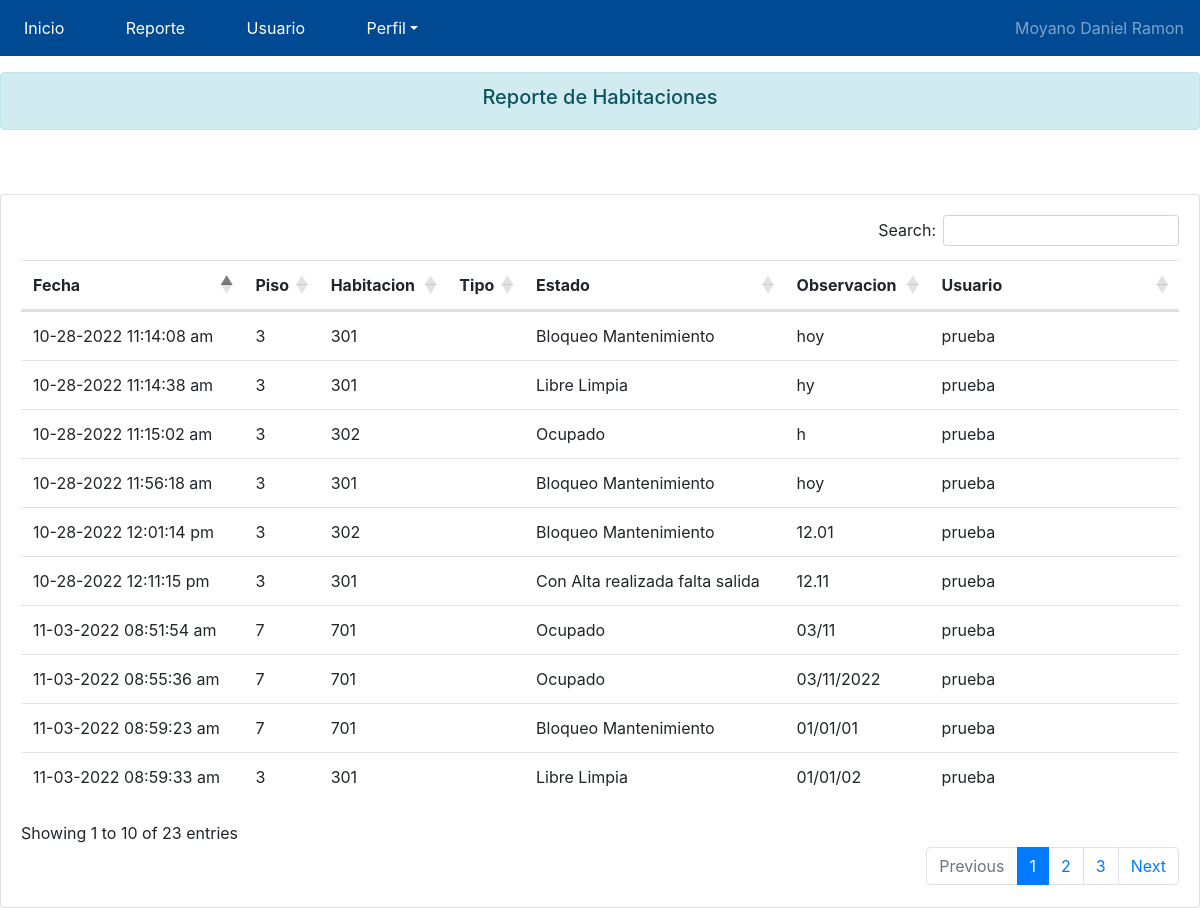
Screenshot of /sistema/AdmHotel/reporte.php (signed in) with the database file from the repository.
### tables this page shows
CREATE TABLE `historialestado` (
  `Id` int(2) NOT NULL AUTO_INCREMENT,
  `Hab` int(3) NOT NULL,
  `Estado` int(3) NOT NULL,
  `Fecha` varchar(55) DEFAULT NULL,
  `Obs` varchar(150) DEFAULT NULL,
  `Usuario` varchar(55) DEFAULT NULL,
  UNIQUE KEY `Id` (`Id`)
);

CREATE TABLE `habitacion` (
  `Id` int(2) NOT NULL AUTO_INCREMENT,
  `Piso` int(2) DEFAULT NULL,
  `Habitaciones` int(3) DEFAULT NULL,
  UNIQUE KEY `Id` (`Id`)
);

CREATE TABLE `estados` (
  `Id` int(4) NOT NULL AUTO_INCREMENT,
  `Estado` varchar(55) DEFAULT NULL,
  `Clase` varchar(55) DEFAULT NULL,
  UNIQUE KEY `Id` (`Id`)
);

### sistema/AdmHotel/reporte.php (the view, shortened to what this page needs)
<?php
  require_once "../../conServicios.php";
 $cargaEstadosHab = mysqli_query($conServicios, "SELECT HE.Id,
                                                    HE.Fecha,
                                                    H.Habitaciones,
                                                    H.Piso,
                                                    E.Estado,
                                                    HE.Obs,
                                                    HE.Usuario
                                                    FROM historialEstado AS HE
                                                    INNER JOIN habitacion AS H
                                                    ON HE.Hab = H.Id
                                                    INNER JOIN estados AS E
                                                    ON HE.Estado = E.Id
                                                    ORDER BY HE.Id DESC ")
?>
<!doctype html>
<html lang="en">
<head>
    <?php  include_once "dependencias.php" ?>
</head>
<body>
    <?php  include_once "menuHoteleria.php" ?>
    <br><br><br>
    <div class="alert alert-info text-center" role="alert">
        <h5>Reporte de Habitaciones</h5>
    </div>
    <br>
    <br>
    <div class="card">
        <div class="card-body">
            <div class="table-responsive">
                <table class="table" id="reporteHab">
                    <thead>
                        <tr>
                        <th scope="col"> Fecha </th>
                        <th scope="col"> Piso </th>
                        <th scope="col"> Habitacion </th>
                        <th scope="col"> Tipo </th>
                        <th scope="col"> Estado </th>
                        <th scope="col"> Observacion </th>
                        <th scope="col"> Usuario </th>
                        </tr>
                    </thead>
                    <tbody>
                        <?php while($row=mysqli_fetch_array($cargaEstadosHab)) {?>
                            <tr>
                                <td> <?php echo utf8_encode($row['Fecha']); ?> </td>
                                <td> <?php echo utf8_encode($row['Piso']);?> </td>
                                <td> <?php echo utf8_encode($row['Habitaciones']);?> </td>
                                <td>  </td>
                                <td> <?php echo utf8_encode($row['Estado']);?> </td>
                                <td> <?php echo utf8_encode($row['Obs']);?> </td>
                                <td> <?php echo utf8_encode($row['Usuario']);?> </td>
                            </tr>
                        <?php } ?>
                    </tbody>
                </table>
            </div>
        </div>
    </div>
</body>
</html>

### rows the page displays
historialestado: Fecha "11-03-2022 08:59:33 am", habitacion.Piso "3", habitacion.Habitaciones "301", estados.Estado "Libre Limpia", Obs "01/01/02", Usuario "prueba"
historialestado: Fecha "11-03-2022 08:59:23 am", habitacion.Piso "7", habitacion.Habitaciones "701", estados.Estado "Bloqueo Mantenimiento", Obs "01/01/01", Usuario "prueba"
historialestado: Fecha "11-03-2022 08:55:36 am", habitacion.Piso "7", habitacion.Habitaciones "701", estados.Estado "Ocupado", Obs "03/11/2022", Usuario "prueba"
historialestado: Fecha "11-03-2022 08:51:54 am", habitacion.Piso "7", habitacion.Habitaciones "701", estados.Estado "Ocupado", Obs "03/11", Usuario "prueba"
historialestado: Fecha "10-28-2022 12:11:15 pm", habitacion.Piso "3", habitacion.Habitaciones "301", estados.Estado "Con Alta realizada falta salida", Obs "12.11", Usuario "prueba"
historialestado: Fecha "10-28-2022 12:01:14 pm", habitacion.Piso "3", habitacion.Habitaciones "302", estados.Estado "Bloqueo Mantenimiento", Obs "12.01", Usuario "prueba"
historialestado: Fecha "10-28-2022 11:56:18 am", habitacion.Piso "3", habitacion.Habitaciones "301", estados.Estado "Bloqueo Mantenimiento", Obs "hoy", Usuario "prueba"
historialestado: Fecha "10-28-2022 11:15:02 am", habitacion.Piso "3", habitacion.Habitaciones "302", estados.Estado "Ocupado", Obs "h", Usuario "prueba"
historialestado: Fecha "10-28-2022 11:14:38 am", habitacion.Piso "3", habitacion.Habitaciones "301", estados.Estado "Libre Limpia", Obs "hy", Usuario "prueba"
historialestado: Fecha "10-28-2022 11:14:08 am", habitacion.Piso "3", habitacion.Habitaciones "301", estados.Estado "Bloqueo Mantenimiento", Obs "hoy", Usuario "prueba"

### other values shown
$_SESSION['NombreApe'] "Moyano Daniel Ramon"
